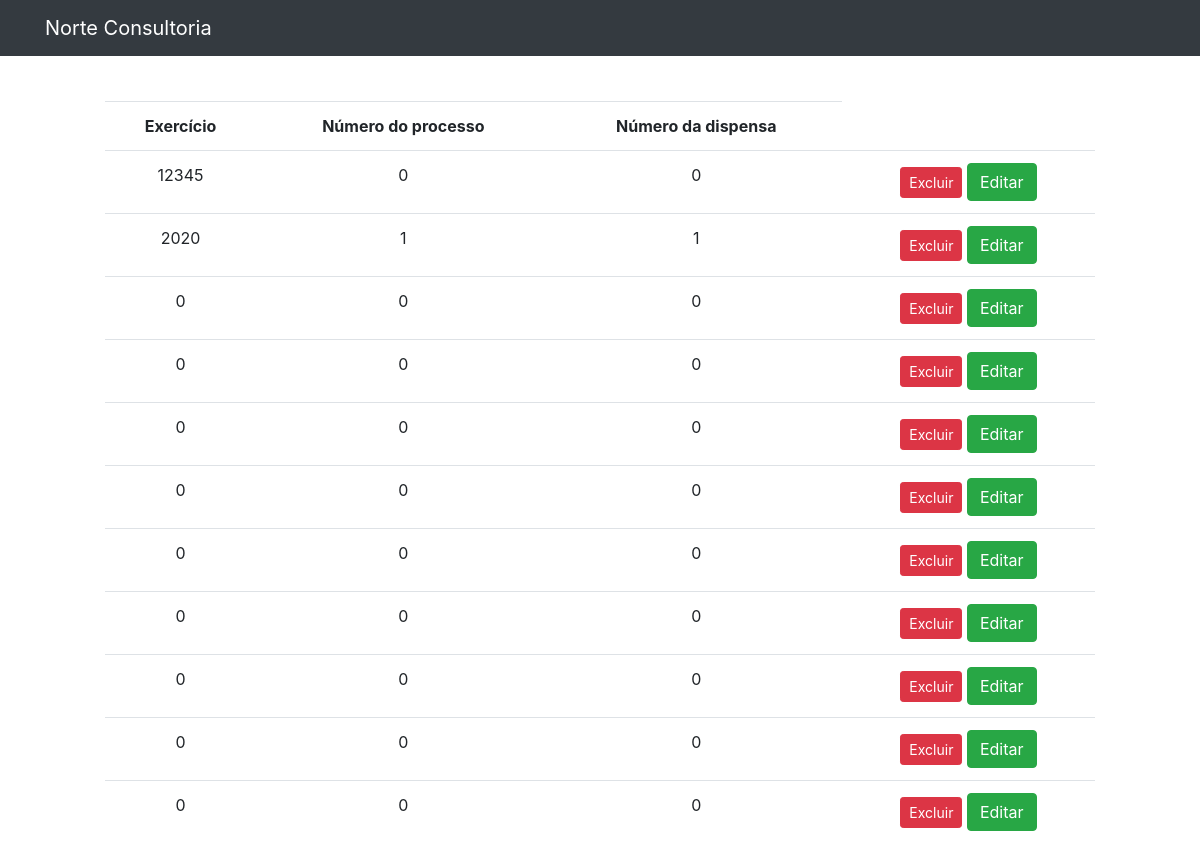
Before: /public/dispensa/listDispensaSearching.php with the older database file.
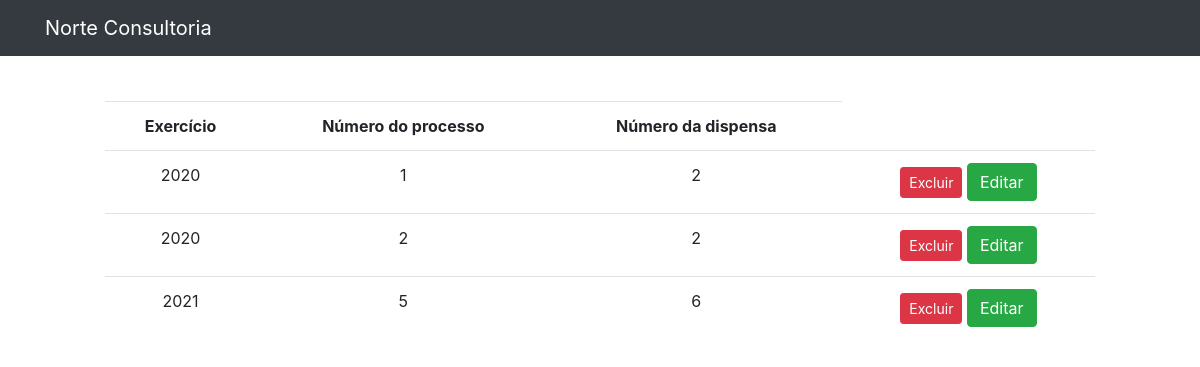
After: the same page with the newer database file.
### tables this page shows
CREATE TABLE `dispensa` (
  `id_dispensa` int(11) NOT NULL,
  `exercicio` int(11) DEFAULT NULL,
  `num_processo` int(11) DEFAULT NULL,
  `num_dispensa` int(11) DEFAULT NULL,
  `inciso` varchar(200) DEFAULT NULL,
  `objeto` varchar(3000) DEFAULT NULL,
  `categoria` varchar(200) DEFAULT NULL,
  `data_inicio` date DEFAULT NULL,
  `data_ratificacao` date DEFAULT NULL,
  `data_portaria_comissao` date DEFAULT NULL,
  `data_solicitacao_compras_servicos` date DEFAULT NULL,
  `data_preco_estimativo` date DEFAULT NULL,
  `data_autorizacao_abertura` date DEFAULT NULL,
  `data_autuacao` date DEFAULT NULL,
  `especificacao_objeto` varchar(3000) DEFAULT NULL,
  `enquadramento` varchar(3000) DEFAULT NULL,
  `minuta_contrato` varchar(3000) DEFAULT NULL,
  `data_proposta_favorecido` date DEFAULT NULL,
  `documento_habilitacao` varchar(3000) DEFAULT NULL,
  `data_ata` date DEFAULT NULL,
  `data_parecer_juridico` date DEFAULT NULL,
  `data_contrato_firmado` date DEFAULT NULL,
  `data_publicacao` date DEFAULT NULL,
  `copia_empenho_compras_legais` varchar(3000) DEFAULT NULL,
  `valor_total` float DEFAULT NULL,
  `observacoes` varchar(3000) DEFAULT NULL,
  `data_lancamento` datetime DEFAULT NULL,
  `orgao` varchar(200) DEFAULT NULL,
  `codigo_disp` varchar(100) NOT NULL
);

### public/dispensa/listDispensaSearching.php (the view, shortened to what this page needs)
<?php include("../Template/header.php") ?>
<?php
$usuarios = filter_input(INPUT_POST, 'palavra', FILTER_SANITIZE_STRING);
?>
<?php
    include("../../data/connection.php");
    $sql = "SELECT * FROM dispensa WHERE num_dispensa LIKE '%$usuarios%' ";
    $dadosDispensa = $connection -> query($sql);
    if($dadosDispensa -> num_rows > 0)
    {
    ?>
    <div class="form">
        <div style="margin-left: 100px; margin-right: 100px;">
        <br>
            <br>
            <table class="table" style="text-align: center;">
                <tr>
                    <th>Exercício</th>
                    <th>Número do processo</th>
                    <th>Número da dispensa</th>
                </tr>
                <?php
                    while($exibir = $dadosDispensa -> fetch_assoc())
                    {
                    ?>
                        <tr>
                        <td><?php echo $exibir["exercicio"] ?></td>
                        <td><?php echo $exibir["num_processo"] ?></td>
                        <td><?php echo $exibir["num_dispensa"] ?></td>
                            <td>
                                <button type="submit" class="btn btn-danger btn-sm" formmethod="post">
                                    <a href="deleteDispensa.php?id=<?php echo $exibir ["id_dispensa"] ?>" style="text-decoration: none; color: white"> Excluir </a>
                                </button>
                                <button type="submit" class="btn btn-success" formmethod="post">
                                <a href="editDispensa.php?id=<?php echo $exibir["id_dispensa"] ?>" style="text-decoration: none; color: white">Editar</a>
                                </button>
                            </td>
                        </tr>
                    <?php
                        }
                    ?>
            </table>
        </div>
    </div>
    <?php
    }
    else
    {
        echo "Nenhum registro encontrado.";
    }
    ?>

Changed rows visible on the page:
removed dispensa: exercicio "12345", num_processo "0", num_dispensa "0"
removed dispensa: exercicio "2020", num_processo "1", num_dispensa "1"
removed dispensa: exercicio "0", num_processo "0", num_dispensa "0"
removed dispensa: exercicio "0", num_processo "0", num_dispensa "0"
removed dispensa: exercicio "0", num_processo "0", num_dispensa "0"
removed dispensa: exercicio "0", num_processo "0", num_dispensa "0"
removed dispensa: exercicio "0", num_processo "0", num_dispensa "0"
removed dispensa: exercicio "0", num_processo "0", num_dispensa "0"
removed dispensa: exercicio "0", num_processo "0", num_dispensa "0"
removed dispensa: exercicio "0", num_processo "0", num_dispensa "0"
removed dispensa: exercicio "0", num_processo "0", num_dispensa "0"
added dispensa: exercicio "2020", num_processo "1", num_dispensa "2"
added dispensa: exercicio "2020", num_processo "2", num_dispensa "2"
added dispensa: exercicio "2021", num_processo "5", num_dispensa "6"
